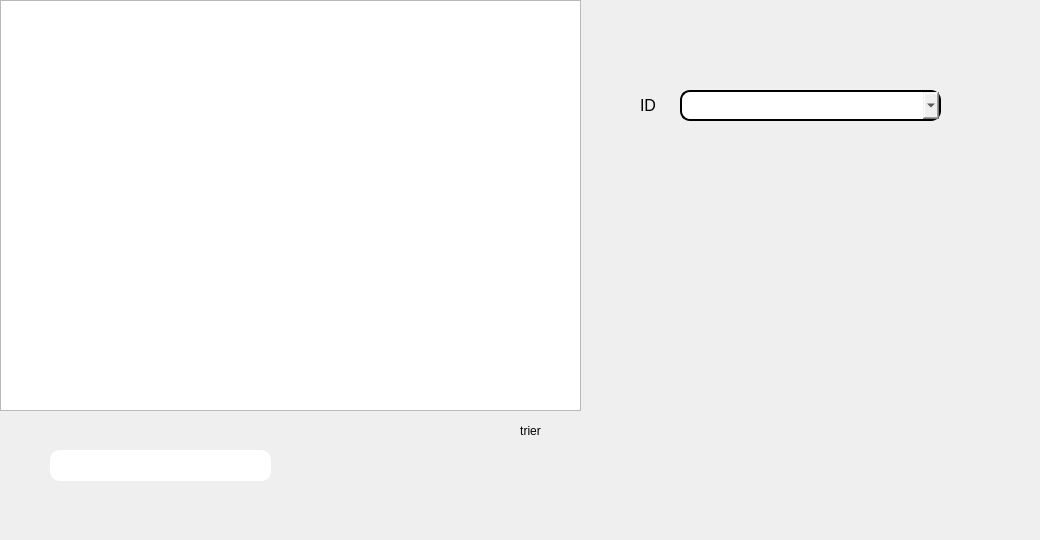
     <widget class="QWidget" name="tab_11">
      <attribute name="title">
       <string>Afficher</string>
      </attribute>
      <widget class="QTableView" name="tabetudiant">
       <property name="geometry">
        <rect>
         <x>0</x>
         <y>0</y>
         <width>581</width>
         <height>411</height>
        </rect>
       </property>
       <property name="styleSheet">
        <string notr="true">background-image: url(:/images/Sans titre - 1 (1).jpg);</string>
       </property>
      </widget>
      <widget class="QLineEdit" name="lineEdit_recherche_f">
       <property name="geometry">
        <rect>
         <x>50</x>
         <y>450</y>
         <width>221</width>
         <height>31</height>
        </rect>
       </property>
       <property name="styleSheet">
        <string notr="true">border-style: solid;
color: rgb(255, 255, 255);
border-color: white;
border-width: 2px;
border-radius: 10px;</string>
       </property>
       <property name="echoMode">
        <enum>QLineEdit::Normal</enum>
       </property>
      </widget>
      <widget class="QPushButton" name="pb_recherche_f">
       <property name="geometry">
        <rect>
         <x>280</x>
         <y>430</y>
         <width>61</width>
         <height>61</height>
        </rect>
       </property>
       <property name="styleSheet">
        <string notr="true">border-style:solid;
background-image: url(:/img/img/loop.JPG);
bordor-color:white;
border-width:2px;
border-radius:10px;
color:rjb(255,255,255);</string>
       </property>
       <property name="text">
        <string/>
       </property>
      </widget>
      <widget class="QPushButton" name="pb_tri">
       <property name="geometry">
        <rect>
         <x>490</x>
         <y>410</y>
         <width>81</width>
         <height>41</height>
        </rect>
       </property>
       <property name="styleSheet">
        <string notr="true">border-style:solid;
bordor-color:white;
border-width:2px;
border-radius:10px;
color:rjb(255,255,255);</string>
       </property>
       <property name="text">
        <string>trier</string>
       </property>
      </widget>
      <widget class="QPushButton" name="pb_tri_2">
       <property name="geometry">
        <rect>
         <x>590</x>
         <y>0</y>
         <width>41</width>
         <height>51</height>
        </rect>
       </property>
       <property name="styleSheet">
        <string notr="true">background-image: url(:/img/img/1200px-PDF_file_icon.svg.png);
border-style:solid;
bordor-color:white;
border-width:2px;
border-radius:10px;
color:rjb(255,255,255);</string>
       </property>
       <property name="text">
        <string/>
       </property>
      </widget>
      <widget class="QPushButton" name="pb_tri_3">
       <property name="geometry">
        <rect>
         <x>960</x>
         <y>0</y>
         <width>71</width>
         <height>71</height>
        </rect>
       </property>
       <property name="styleSheet">
        <string notr="true">background-image: url(:/images/stat.jpg);
border-style:solid;
bordor-color:white;
border-width:2px;
border-radius:10px;
color:rjb(255,255,255);</string>
       </property>
       <property name="text">
        <string/>
       </property>
      </widget>
      <widget class="QComboBox" name="comboBox_1">
       <property name="geometry">
        <rect>
         <x>680</x>
         <y>90</y>
         <width>261</width>
         <height>31</height>
        </rect>
       </property>
       <property name="styleSheet">
        <string notr="true">border-style:solid;
bordor-color:white;
border-width:2px;
border-radius:10px;
color:rjb(255,255,255);</string>
       </property>
      </widget>
      <widget class="QPushButton" name="pb_supprimer">
       <property name="geometry">
        <rect>
         <x>930</x>
         <y>130</y>
         <width>71</width>
         <height>61</height>
        </rect>
       </property>
       <property name="styleSheet">
        <string notr="true">
background-image: url(:/img/img/ex.jpg);border-style:solid;
bordor-color:white;
border-width:2px;
border-radius:10px;
color:rjb(255,255,255);</string>
       </property>
       <property name="text">
        <string/>
       </property>
      </widget>
      <widget class="QLabel" name="label_42">
       <property name="enabled">
        <bool>false</bool>
       </property>
       <property name="geometry">
        <rect>
         <x>640</x>
         <y>90</y>
         <width>31</width>
         <height>31</height>
        </rect>
       </property>
       <property name="maximumSize">
        <size>
         <width>94</width>
         <height>76</height>
        </size>
       </property>
       <property name="font">
        <font>
         <family>MS Shell Dlg 2</family>
         <pointsize>11</pointsize>
         <weight>50</weight>
         <italic>false</italic>
         <bold>false</bold>
        </font>
       </property>
       <property name="toolTip">
        <string>&lt;html&gt;&lt;head/&gt;&lt;body&gt;&lt;p&gt;ID&lt;/p&gt;&lt;/body&gt;&lt;/html&gt;</string>
       </property>
       <property name="styleSheet">
        <string notr="true">background-image: url(:/img/img/585e4adacb11b227491c3392.png);

color: rgb(0,0,0);
</string>
       </property>
       <property name="text">
        <string>&lt;html&gt;&lt;head/&gt;&lt;body&gt;&lt;p&gt;&lt;span style=&quot; font-size:12pt;&quot;&gt;ID&lt;/span&gt;&lt;/p&gt;&lt;/body&gt;&lt;/html&gt;</string>
       </property>
       <property name="wordWrap">
        <bool>false</bool>
       </property>
      </widget>
      <widget class="QLabel" name="label_11">
       <property name="geometry">
        <rect>
         <x>910</x>
         <y>410</y>
         <width>121</width>
         <height>121</height>
        </rect>
       </property>
       <property name="styleSheet">
        <string notr="true">background-image: url(:/img/img/1024px-Volkswagen_Logo_till_1995.svg.png);</string>
       </property>
       <property name="text">
        <string/>
       </property>
      </widget>
     </widget>
